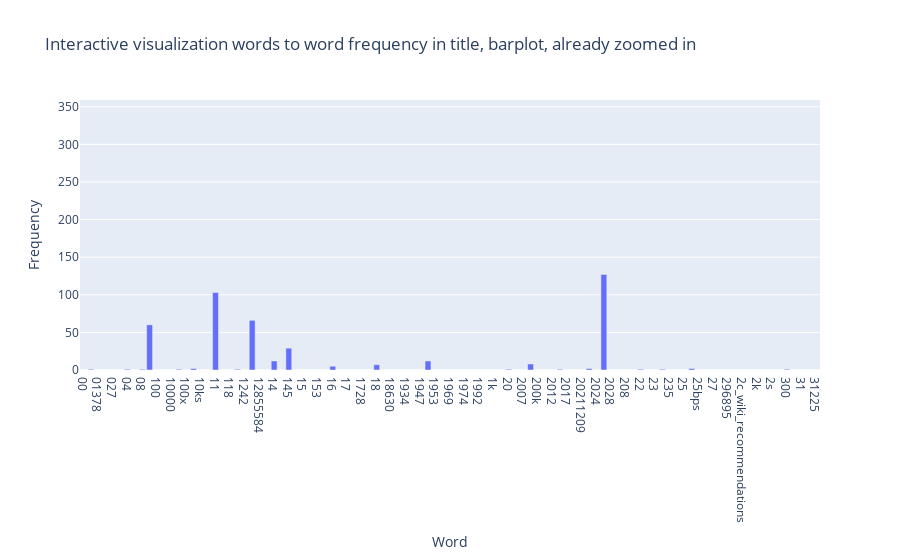
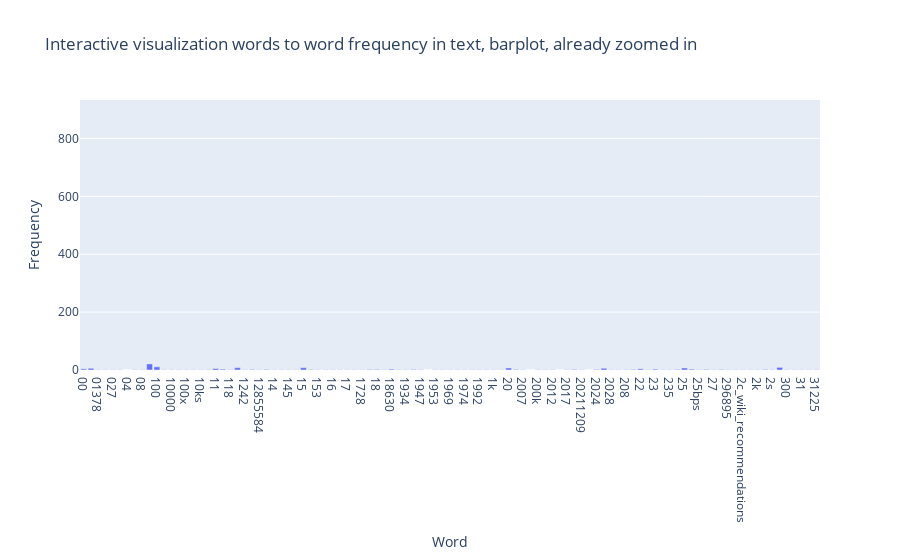

Here is the notebook cell these charts were saved with, in order:
### Markdown cell above
Plotting frequencies using previously calc. title_freq_all and text_freq_all

### Code cell
title_freq_all
text_freq_all

fig = px.bar(x=count_vect.get_feature_names_out(), 
            y=title_freq_all,
            labels={'x':'Word', 'y':'Frequency'},
            title=f"Interactive visualization words to word frequency in title, barplot, already zoomed in")
fig.update_xaxes(type="category", range=[-0.5, 100.5])
fig.show()
fig = px.bar(x=count_vect.get_feature_names_out(), 
            y=text_freq_all,
            labels={'x':'Word', 'y':'Frequency'},
            title=f"Interactive visualization words to word frequency in text, barplot, already zoomed in")
fig.update_xaxes(type="category", range=[-0.5, 100.5])
fig.show()

#Show words with frequencies higher 100 in title, text respectively
idx_title = title_freq_all >= 100
x_val_title = count_vect.get_feature_names_out()[idx_title]
y_val_title = title_freq_all[idx_title]

idx_text = text_freq_all >= 100
x_val_text = count_vect.get_feature_names_out()[idx_text]
y_val_text = text_freq_all[idx_text]

g = sns.barplot(x=x_val_title, y=y_val_title)
g.set_xticklabels(x_val_title, rotation = 90);
g.set_title("Words with a frequency greater than or equal to 100")
g.set_xlabel("Word")
g.set_ylabel("Frequencies")
plt.show()

g = sns.barplot(x=x_val_text, y=y_val_text)
g.set_xticklabels(x_val_text, rotation = 90);
g.set_title("Words with a frequency greater than or equal to 100")
g.set_xlabel("Word")
g.set_ylabel("Frequencies")
plt.show()

#Use logical or to combine, get indizes and melt the dataframes to visualize
idx_overall = idx_title | idx_text
x_val_overall = count_vect.get_feature_names_out()[idx_overall]
y_val_over_title = title_freq_all[idx_overall]
y_val_over_text = text_freq_all[idx_overall]
df_melted = pd.melt(pd.DataFrame({'Word': x_val_overall, 'Title Frequency': y_val_over_title, 'Text Frequency': y_val_over_text}), 
                    "Word", ["Title Frequency", "Text Frequency"], "origin", "Frequency")
plt.figure(figsize=(16,6))
sns.barplot(data = df_melted, x="Word", y="Frequency", hue="origin")
plt.xticks(rotation=90)
plt.title("Comparison of Words with Frequency >= 100 in either title or text")
plt.xlabel("Words")
plt.ylabel("Frequencies")
plt.show()

### Figure 1 — Plotly figure (JSON) as saved in the notebook; plotly's stock layout.template omitted (floating-point values rounded to 4 significant figures; data arrays with more than 128 entries replaced by an {"elided": "..."} marker saying what was removed)
{"data": [{"hovertemplate": "Word=%{x}<br>Frequency=%{y}<extra></extra>", "legendgroup": "", "marker": {"color": "#636efa", "pattern": {"shape": ""}}, "name": "", "orientation": "v", "showlegend": false, "textposition": "auto", "type": "bar", "x": {"elided": "4508 str values"}, "xaxis": "x", "y": {"elided": "4508 int values"}, "yaxis": "y"}], "layout": {"barmode": "relative", "legend": {"tracegroupgap": 0}, "title": {"text": "Interactive visualization words to word frequency in title, barplot, already zoomed in"}, "xaxis": {"anchor": "y", "domain": [0, 1], "range": [-0.5, 100.5], "title": {"text": "Word"}, "type": "category"}, "yaxis": {"anchor": "x", "domain": [0, 1], "title": {"text": "Frequency"}}}}

### Figure 2 — Plotly figure (JSON) as saved in the notebook; plotly's stock layout.template omitted (floating-point values rounded to 4 significant figures; data arrays with more than 128 entries replaced by an {"elided": "..."} marker saying what was removed)
{"data": [{"hovertemplate": "Word=%{x}<br>Frequency=%{y}<extra></extra>", "legendgroup": "", "marker": {"color": "#636efa", "pattern": {"shape": ""}}, "name": "", "orientation": "v", "showlegend": false, "textposition": "auto", "type": "bar", "x": {"elided": "4508 str values"}, "xaxis": "x", "y": {"elided": "4508 int values"}, "yaxis": "y"}], "layout": {"barmode": "relative", "legend": {"tracegroupgap": 0}, "title": {"text": "Interactive visualization words to word frequency in text, barplot, already zoomed in"}, "xaxis": {"anchor": "y", "domain": [0, 1], "range": [-0.5, 100.5], "title": {"text": "Word"}, "type": "category"}, "yaxis": {"anchor": "x", "domain": [0, 1], "title": {"text": "Frequency"}}}}
